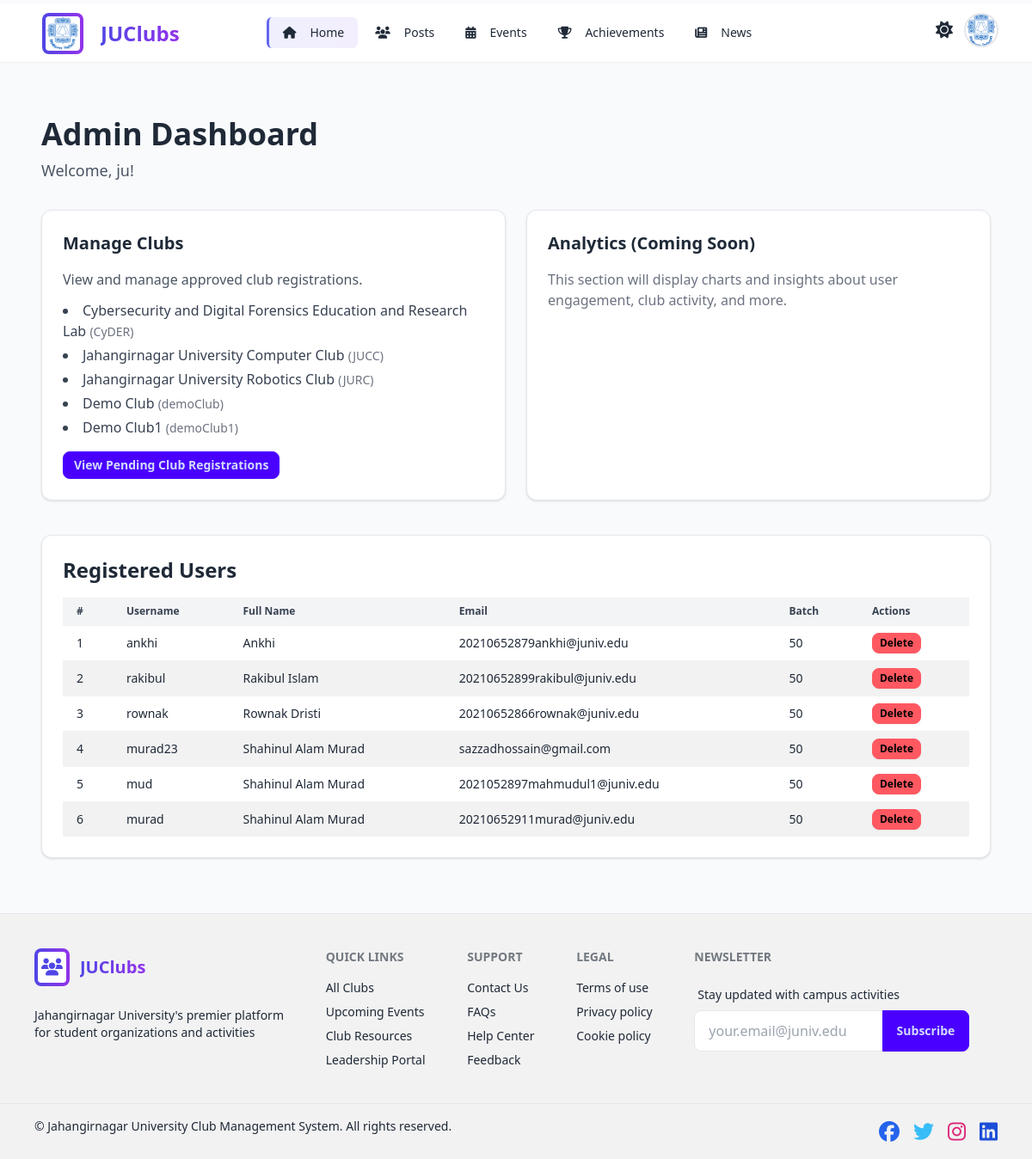
The app's page /admin-panel/dashboard/ (signed in), older data.
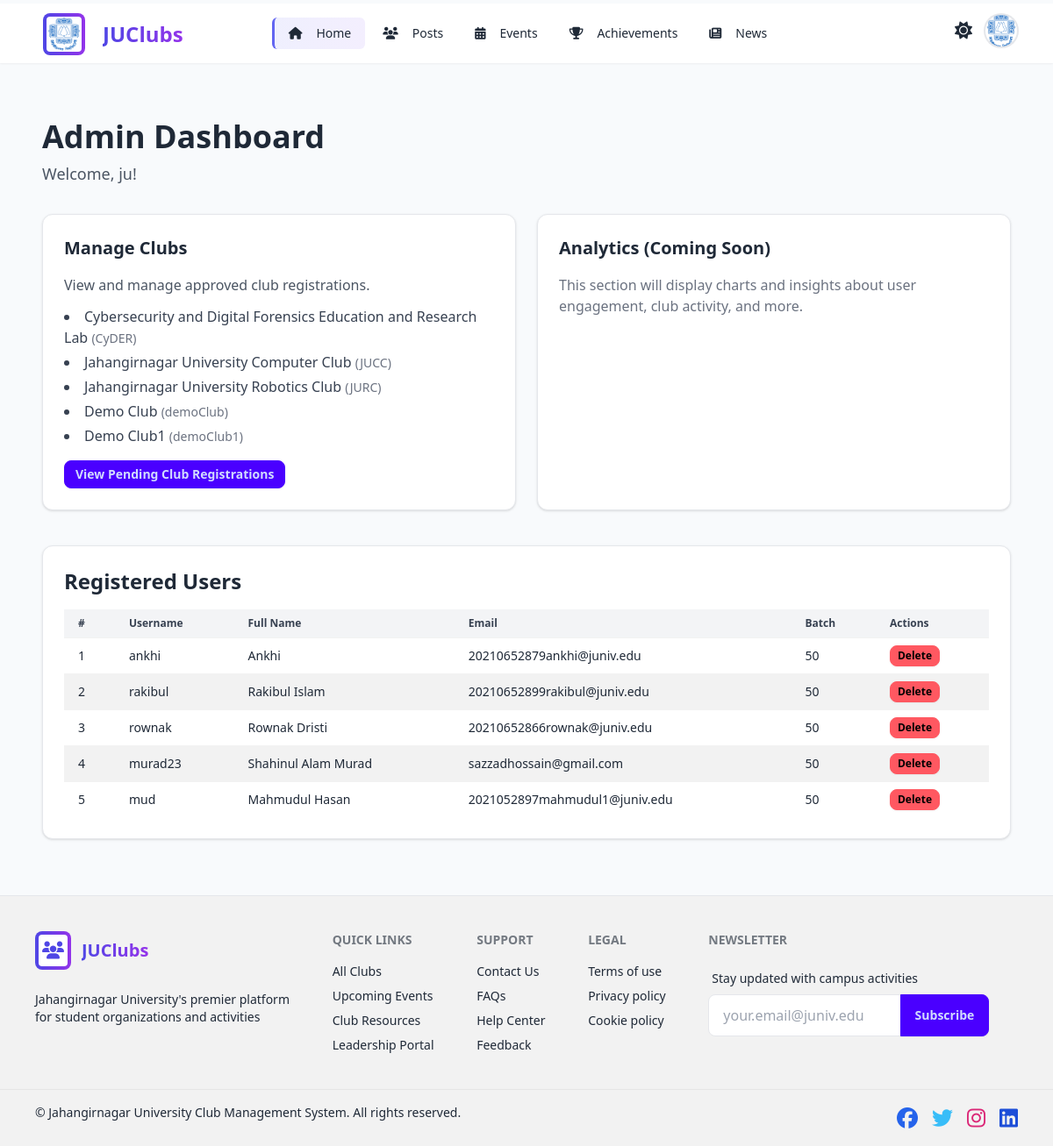
The same page, newer data.
### clubs/models.py (models this page shows, shortened)
class Club(models.Model):
    name = models.CharField(max_length=255, unique=True)
    username = models.CharField(max_length=150, unique=True)
    password = models.CharField(max_length=128)
    category = models.CharField(max_length=255)
    date_established = models.DateField()
    constitution = models.TextField(blank=True)
    mission_and_vision = models.TextField(blank=True)
    membership_rules = models.TextField(blank=True)
    description = models.TextField(blank=True)
    club_moto = models.CharField(max_length=255, blank=True)
    is_active = models.BooleanField(default=True)
    logo = models.ImageField(upload_to='club_logos/', blank=True, null=True)
    cover_photo = models.ImageField(upload_to='club_covers/', blank=True, null=True)

### user/models.py (models this page shows, shortened)
class User(models.Model):
    user_username = models.CharField(max_length=150, unique=True)
    user_password = models.CharField(max_length=128)
    full_name = models.CharField(max_length=150)
    email = models.EmailField(unique=True)
    student_id = models.CharField(max_length=50)
    batch = models.CharField(max_length=10)
    session = models.CharField(max_length=20)
    phone = models.CharField(max_length=20, blank=True)
    department = models.CharField(max_length=100)
    date_joined = models.DateTimeField(default=timezone.now)
    is_approved = models.BooleanField(default=True)
    is_active = models.BooleanField(default=True)
    is_verified = models.BooleanField(default=False)
    verification_code = models.CharField(max_length=6, blank=True, null=True)
    code_expires_at = models.DateTimeField(null=True, blank=True)
    photo = models.ImageField(upload_to='profile_photos/', blank=True, null=True)

### admin_panel/views.py (the view)
# urls.py: path('dashboard/', admin_dashboard_view, name='admin_dashboard_view'),
@login_required
def admin_dashboard_view(request):
    approved_clubs = Club.objects.filter(is_active=True)
    return render(request, 'admin_panel/dashboard.html', {'approved_clubs': approved_clubs})

### admin_panel/context_processors.py (called while the page is built)
def all_users(request):
    user_id = request.session.get('user_id')
    user = None
    if user_id:
        try:
            user = User.objects.get(id=user_id)
        except User.DoesNotExist:
            user = None
    register_users = User.objects.filter(is_approved=True)
    return {
        'custom_user': user,
        'register_users': register_users
    }

def clubs_context(request):
    approved_clubs = Club.objects.filter(is_active=True)
    pending_clubs = ClubRegistration.objects.filter(is_approved=False)
    return {
        'approved_clubs': approved_clubs,
        'pending_clubs': pending_clubs,
    }

### clubs/context_processors.py (called while the page is built)
def logged_club_context(request):
    club_obj = None
    if request.session.get('club_id'):
        try:
            club_obj = Club.objects.get(id=request.session['club_id'])
        except Club.DoesNotExist:
            pass
    return {
        'logged_club': club_obj
    }

def club_count(request):
    count = Club.objects.filter(is_active=True).count()
    return {
        'club_count': count
    }

def total_member_count(request):
    count = Member.objects.count()
    return {
        'total_member_count': count
    }

def featured_clubs(request):
    clubs = Club.objects.filter(is_active=True).order_by('-date_established')[:6]
    return {
        'featured_clubs': clubs
    }

def club_members_context(request):
    context = {}
    username = request.session.get('club_username')
    if username:
        try:
            registration = ClubRegistration.objects.get(club_username=username, is_approved=True)
            club = registration.approved_club
            if club:
                members = ClubMembership.objects.filter(club=club, is_active=True).select_related('member').order_by('member__name')
                context['club_logged_in'] = club
                context['club_members'] = members
        except ClubRegistration.DoesNotExist:
            pass
    return context

### events/context_processors.py (called while the page is built)
def total_events_count(request):
    return {
        'total_events': Event.objects.count()
    }

def today_events_count(request):
    today = timezone.localdate()
    count = Event.objects.filter(date_time__date=today).count()
    return {
        'today_event_count': count
    }

def upcoming_events_processor(request):
    upcoming_events = Event.objects.filter(
        date_time__gte=timezone.now(),
        visibility='public'  # Only public events
    ).order_by('date_time')[:4]  # get next 4 upcoming events
    return {
        'upcoming_events': upcoming_events,
    }

### templates/admin_panel/dashboard.html (shortened to what this page needs)
{% extends 'base.html' %}
{% block content %}
<div class="max-w-6xl mx-auto px-4 py-8">
  <div class="mb-8">
    <h1 class="text-4xl font-bold text-gray-800 mb-2">Admin Dashboard</h1>
    <p class="text-gray-600 text-lg">Welcome, <span class="font-medium">{{ request.user.username }}</span>!</p>
  </div>
  <div class="grid grid-cols-1 md:grid-cols-2 gap-6 mb-10">
    <div class="bg-white p-6 rounded-xl shadow border">
      <h2 class="text-xl font-semibold text-gray-800 mb-4">Manage Clubs</h2>
      <p class="text-gray-600 mb-3">View and manage approved club registrations.</p>
      <ul class="list-disc list-inside text-gray-700 space-y-1">
        {% for club in approved_clubs %}
          <li>{{ club.name }} <span class="text-sm text-gray-500">({{ club.username }})</span></li>
        {% empty %}
          <li class="text-gray-400 italic">No approved clubs found.</li>
        {% endfor %}
      </ul>
      <div class="mt-4">
        <a href="{% url 'admin_panel:pending_list' %}" class="btn btn-primary btn-sm">View Pending Club Registrations</a>
      </div>
    </div>
    <div class="bg-white p-6 rounded-xl shadow border">
      <h2 class="text-xl font-semibold text-gray-800 mb-4">Analytics (Coming Soon)</h2>
      <p class="text-gray-500">This section will display charts and insights about user engagement, club activity, and more.</p>
    </div>
  </div>
  <div class="bg-white p-6 rounded-xl shadow border overflow-x-auto">
    <h2 class="text-2xl font-semibold text-gray-800 mb-4">Registered Users</h2>
    <table class="table w-full table-zebra text-sm">
      <thead class="bg-gray-100 text-gray-700">
        <tr>
          <th class="py-2 px-4">#</th>
          <th class="py-2 px-4">Username</th>
          <th class="py-2 px-4">Full Name</th>
          <th class="py-2 px-4">Email</th>
          <th class="py-2 px-4">Batch</th>
          <th class="py-2 px-4">Actions</th>
        </tr>
      </thead>
      <tbody>
        {% for user in register_users %}
        <tr class="hover">
          <td class="py-2 px-4">{{ forloop.counter }}</td>
          <td class="py-2 px-4">{{ user.user_username }}</td>
          <td class="py-2 px-4">{{ user.full_name }}</td>
          <td class="py-2 px-4">{{ user.email }}</td>
          <td class="py-2 px-4">{{ user.batch }}</td>
          <td class="py-2 px-4">
            <a href="{% url 'admin_panel:delete_user' user.id %}" class="btn btn-xs btn-error">Delete</a>
          </td>
        </tr>
        {% empty %}
        <tr>
          <td colspan="6" class="text-center text-gray-400 py-4">No users found.</td>
        </tr>
        {% endfor %}
      </tbody>
    </table>
  </div>
</div>
{% endblock %}

### templates/base.html (shortened to what this page needs)
{% load static %}
<!DOCTYPE html>
<html lang="en" data-theme="light">
<head>
  <link href="https://cdn.jsdelivr.net/npm/daisyui@4.4.20/dist/full.min.css" rel="stylesheet">
  <link rel="stylesheet" href="https://cdnjs.cloudflare.com/ajax/libs/font-awesome/6.5.1/css/all.min.css">
  <script src="https://cdn.tailwindcss.com"></script>
</head>
<body class="min-h-screen flex flex-col bg-slate-50 text-gray-800">
  <div class="drawer">
    <div class="drawer-content flex flex-col">
      <nav class="navbar bg-white shadow-sm px-4 lg:px-8 mt-1 animate-fade-in sticky top-0 z-40">
        <div class="navbar-start">
          <a href="{% url 'home' %}" class="btn btn-ghost text-2xl font-bold flex items-center">
            <div class="bg-gradient-to-r from-indigo-600 to-purple-600 p-1 rounded-lg mr-3">
              <img src="{% static 'images/logo-ju-small.png' %}" alt="JU Logo" class="w-10 h-10 rounded">
            </div>
            <span class="bg-clip-text text-transparent bg-gradient-to-r from-indigo-600 to-purple-600">JUClubs</span>
          </a>
        </div>
        <div class="navbar-center hidden lg:flex">
          <ul class="menu menu-horizontal px-1 gap-1">
            <li><a href="{% url 'home' %}" class="nav-link active-nav"><i class="fa-solid fa-house mr-2"></i>Home</a></li>
            <li><a href="{% url 'posts:list' %}" class="nav-link"><i class="fa-solid fa-users mr-2"></i>Posts</a></li>
            <li>
  <a href="{% url 'events:event_list' %}" class="nav-link">
    <i class="fa-solid fa-calendar-days mr-2"></i>Events
  </a>
</li>
            <li><a href="#" class="nav-link"><i class="fa-solid fa-trophy mr-2"></i>Achievements</a></li>
            <li><a href="#" class="nav-link"><i class="fa-solid fa-newspaper mr-2"></i>News</a></li>
          </ul>
        </div>
        <div class="navbar-end space-x-4">
          {% if request.user.is_authenticated or logged_user or logged_club %}
            <div class="flex items-center space-x-3">
              <div class="tooltip tooltip-bottom" data-tip="Toggle theme">
                <label class="swap swap-rotate hover:scale-110 transition-transform">
                  <input type="checkbox" class="theme-controller" value="dark" />
                  <i class="fa-solid fa-sun swap-off text-xl"></i>
                </label>
              </div>
              <div class="dropdown dropdown-end">
                <div tabindex="0" class="btn btn-ghost btn-circle avatar tooltip tooltip-left profile-avatar"
                     data-tip="{% if request.user.is_superuser %}Admin{% elif logged_user %}{{ logged_user.full_name|default:logged_user.user_username }}{% elif logged_club %}{{ logged_club.name }}{% endif %}">
                  <div class="w-10 h-10 rounded-full bg-gray-200 border-2 border-dashed overflow-hidden flex items-center justify-center text-xl font-bold text-gray-600">
                    {% if request.user.is_superuser %}
                      <img src="{% static 'images/logo-ju-small.png' %}" alt="Admin Logo" class="object-cover w-full h-full" />
                    {% elif logged_user and logged_user.photo %}
                      <img src="{{ logged_user.photo.url }}" alt="{{ logged_user.full_name }}" class="object-cover w-full h-full" />
                    {% elif logged_user %}
                      {{ logged_user.full_name|default:logged_user.user_username|first|upper }}
                    {% elif logged_club and logged_club.logo %}
                      <img src="{{ logged_club.logo.url }}" alt="{{ logged_club.name }}" class="object-cover w-full h-full" />
                    {% elif logged_club %}
                      {{ logged_club.name|first|upper }}
                    {% endif %}
                  </div>
                </div>
              </div>
            </div>
          {% endif %}
        </div>
      </nav>
      <main class="flex-grow px-4 md:px-8 py-8 animate-fade-in">
         {% block content %}
         {% endblock %}
      </main>
      <footer class="footer p-10 bg-base-200 text-base-content border-t">
        <div>
          <div class="flex items-center mb-4">
            <div class="bg-gradient-to-r from-indigo-600 to-purple-600 p-1 rounded-lg mr-3">
              <div class="bg-white p-1 rounded">
                <i class="fa-solid fa-users text-indigo-600 text-xl"></i>
              </div>
            </div>
            <span class="text-xl font-bold bg-clip-text text-transparent bg-gradient-to-r from-indigo-600 to-purple-600">JUClubs</span>
          </div>
          <p class="max-w-xs">Jahangirnagar University's premier platform<br>for student organizations and activities</p>
        </div>
        <div>
          <span class="footer-title">Quick Links</span>
          <a  class="footer-links link link-hover">All Clubs</a>
          <a href="#events" class="footer-links link link-hover">Upcoming Events</a>
          <a class="footer-links link link-hover">Club Resources</a>
          <a class="footer-links link link-hover">Leadership Portal</a>
        </div>
        <div>
          <span class="footer-title">Support</span>
          <a class="footer-links link link-hover">Contact Us</a>
          <a class="footer-links link link-hover">FAQs</a>
          <a class="footer-links link link-hover">Help Center</a>
          <a class="footer-links link link-hover">Feedback</a>
        </div>
        <div>
          <span class="footer-title">Legal</span>
          <a class="footer-links link link-hover">Terms of use</a>
          <a class="footer-links link link-hover">Privacy policy</a>
          <a class="footer-links link link-hover">Cookie policy</a>
        </div>
        <div>
          <span class="footer-title">Newsletter</span>
          <div class="form-control w-80">
            <label class="label">
              <span class="label-text">Stay updated with campus activities</span>
            </label>
            <div class="relative">
              <input type="text" placeholder="your.email@juniv.edu" class="input input-bordered w-full pr-16 search-input" />
              <button class="btn btn-primary absolute top-0 right-0 rounded-l-none">Subscribe</button>
            </div>
          </div>
        </div>
      </footer>
      <footer class="footer px-10 py-4 border-t bg-base-200 text-base-content border-base-300">
        <div class="items-center grid-flow-col">
          <p>&copy; {{ now|date:"Y" }} Jahangirnagar University Club Management System. All rights reserved.</p>
        </div>
        <div class="md:place-self-center md:justify-self-end">
          <div class="grid grid-flow-col gap-4">
            <a><i class="fa-brands fa-facebook text-2xl text-blue-600"></i></a>
            <a><i class="fa-brands fa-twitter text-2xl text-sky-400"></i></a>
            <a><i class="fa-brands fa-instagram text-2xl text-pink-600"></i></a>
            <a><i class="fa-brands fa-linkedin text-2xl text-blue-700"></i></a>
          </div>
        </div>
      </footer>
    </div>
    <div class="drawer-side z-50">
      <label for="my-drawer" class="drawer-overlay"></label>
    </div>
  </div>
</body>
</html>

### templates/base.html (style rules this page uses)
.nav-link { position: relative; overflow: hidden; font-weight: 500; transition: all 0.2s ease; border-radius: 0.375rem; }
.nav-link::after { content: ''; position: absolute; bottom: 0; left: 0; width: 0; height: 2px; background: linear-gradient(90deg, #6366f1, #ec4899); transition: width 0.3s ease; }
.profile-avatar { transition: all 0.3s ease; }
.active-nav { background: linear-gradient(90deg, rgba(99,102,241,0.1) 0%, rgba(139,92,246,0.1) 100%); border-left: 3px solid #6366f1; }
.search-input { transition: all 0.3s ease; border: 1px solid #e5e7eb; }

Row changes from the older to the newer data that the page shows:
removed User: user_username "murad", full_name "Shahinul Alam Murad", email "20210652911murad@juniv.edu", batch "50"
changed User "mud": full_name "Shahinul Alam Murad" → "Mahmudul Hasan"
